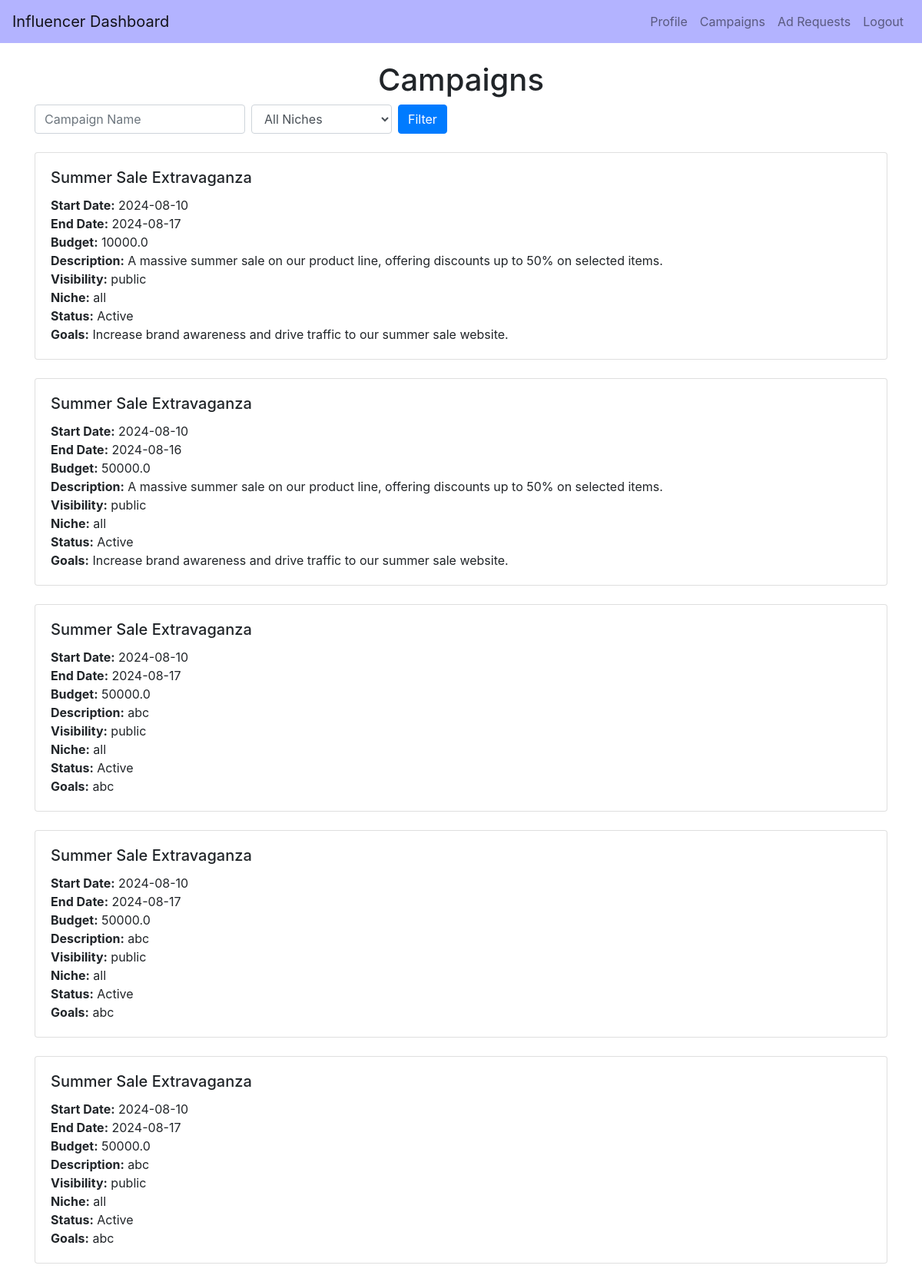
/influencer_campaigns/admin, run on an earlier commit of the app's database.
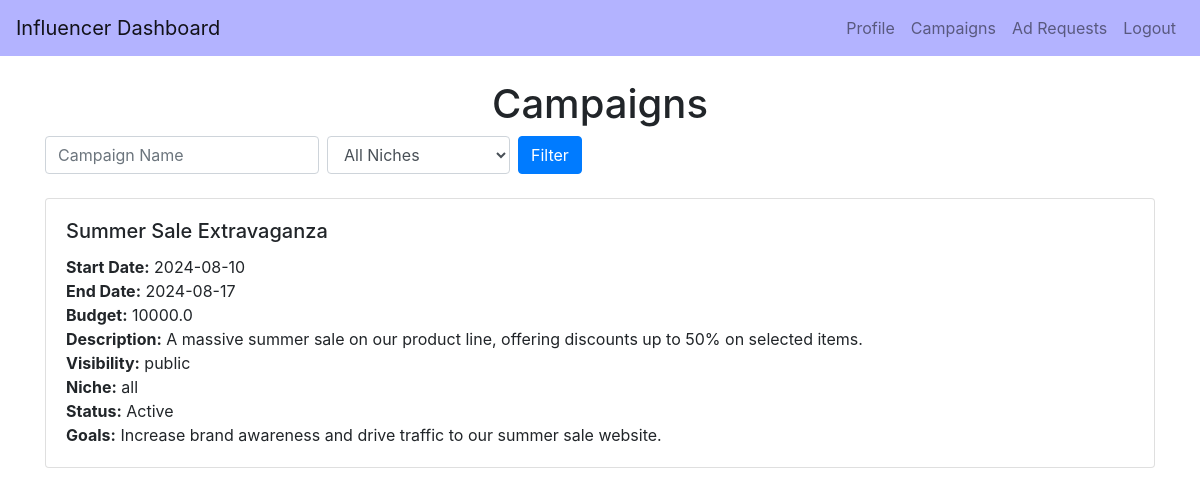
And on a later commit of the database.
### backend/models.py (models this page shows)
class Campaign(db.Model):
    __tablename__ = 'campaign'
    id = db.Column(db.Integer, primary_key=True)
    name = db.Column(db.String(100), nullable=False)
    description = db.Column(db.Text, nullable=False)
    start_date = db.Column(db.Date, nullable=False)
    end_date = db.Column(db.Date, nullable=False)
    budget = db.Column(db.Float, nullable=False)
    visibility = db.Column(db.String(10), nullable=False)  # public, private
    goals = db.Column(db.Text, nullable=False)
    niche = db.Column(db.String(50), nullable=False)
    status = db.Column(db.String(10), nullable=False)
    flagged = db.Column(db.Boolean, default=False, nullable=False)
    user_id = db.Column(db.Integer, db.ForeignKey('user.id'), nullable=False)
    ad_requests = db.relationship('AdRequest', backref='campaigns_ad_requests')
    campaign_requests = db.relationship('CampaignRequest', backref='campaign_campaign_requests')

### backend/controller.py (the view)
@app.route('/influencer_campaigns/<username>', methods=['GET'])
def influencer_campaigns(username):
    user = User.query.filter_by(username=username).first()
    current_influencer = Influencer.query.filter_by(user_id=user.id).first()
    name_filter = request.args.get('name', '')
    niche_filter = request.args.get('niche', '')
    campaigns = Campaign.query.all()
    filtered_campaigns = []
    for campaign in campaigns:
        if campaign.visibility == 'public':
            filtered_campaigns.append(campaign)
        elif campaign.visibility == 'private' and campaign.niche == current_influencer.niche:
            filtered_campaigns.append(campaign)
    if name_filter:
        filtered_campaigns = [c for c in filtered_campaigns if name_filter.lower() in c.name.lower()]
    if niche_filter:
        filtered_campaigns = [c for c in filtered_campaigns if c.niche == niche_filter]
    return render_template('influencer_campaigns.html',
                           username=username,
                           campaigns=filtered_campaigns)

### templates/influencer_campaigns.html (shortened to what this page needs)
<!DOCTYPE html>
<html lang="en">
<head>
    <link href="https://stackpath.bootstrapcdn.com/bootstrap/4.5.2/css/bootstrap.min.css" rel="stylesheet">
</head>
<body>
<nav class="navbar navbar-expand-lg navbar-light" style="background-color: #b3b3ff;">
    <a class="navbar-brand" href="{{ url_for('influencer_dashboard', username=username) }}">Influencer Dashboard</a>
    <div class="collapse navbar-collapse">
        <ul class="navbar-nav ml-auto">
            <li class="nav-item">
                <a class="nav-link" href="{{ url_for('influencer_dashboard', username=username) }}">Profile</a>
            </li>
            <li class="nav-item">
                <a class="nav-link" href="{{ url_for('influencer_campaigns', username=username) }}">Campaigns</a>
            </li>
            <li class="nav-item">
                <a class="nav-link" href="#">Ad Requests</a>
            </li>
            <li class="nav-item">
                <a class="nav-link" href="{{ url_for('logout') }}">Logout</a>
            </li>
        </ul>
    </div>
</nav>
<div class="container mt-4">
    <h1 class="text-center">Campaigns</h1>
    <form class="form-inline mb-4" method="GET" action="{{ url_for('influencer_campaigns', username=username) }}">
        <input class="form-control mr-2" type="text" name="name" placeholder="Campaign Name" value="{{ request.args.get('name', '') }}">
        <select class="form-control mr-2" name="niche">
            <option value="">All Niches</option>
        </select>
        <button class="btn btn-primary" type="submit">Filter</button>
    </form>
    <div class="row">
        {% if campaigns %}
            {% for campaign in campaigns %}
                <div class="col-12 mb-4">
                    <div class="card">
                        <div class="card-body">
                            <h5 class="card-title">{{ campaign.name }}</h5>
                            <p class="card-text">
                                <strong>Start Date:</strong> {{ campaign.start_date }}<br>
                                <strong>End Date:</strong> {{ campaign.end_date }}<br>
                                <strong>Budget:</strong> {{ campaign.budget }}<br>
                                <strong>Description:</strong> {{ campaign.description }}<br>
                                <strong>Visibility:</strong> {{ campaign.visibility }}<br>
                                <strong>Niche:</strong> {{ campaign.niche }}<br>
                                <strong>Status:</strong> {{ campaign.status }}<br>
                                <strong>Goals:</strong> {{ campaign.goals }}<br>
                            </p>
                        </div>
                    </div>
                </div>
            {% endfor %}
        {% else %}
            <p>No campaigns found.</p>
        {% endif %}
    </div>
</body>
</html>

What changed in the data, as far as the page shows it:
removed Campaign: name "Summer Sale Extravaganza", start_date "2024-08-10", end_date "2024-08-16", budget "50000.0", description "A massive summer sale on our product line, offering discounts up to 50% on selected items.", visibility "public", niche "all", status "Active", goals "Increase brand awareness and drive traffic to our summer sale website."
removed Campaign: name "Summer Sale Extravaganza", start_date "2024-08-10", end_date "2024-08-17", budget "50000.0", description "abc", visibility "public", niche "all", status "Active", goals "abc"
removed Campaign: name "Summer Sale Extravaganza", start_date "2024-08-10", end_date "2024-08-17", budget "50000.0", description "abc", visibility "public", niche "all", status "Active", goals "abc"
removed Campaign: name "Summer Sale Extravaganza", start_date "2024-08-10", end_date "2024-08-17", budget "50000.0", description "abc", visibility "public", niche "all", status "Active", goals "abc"
